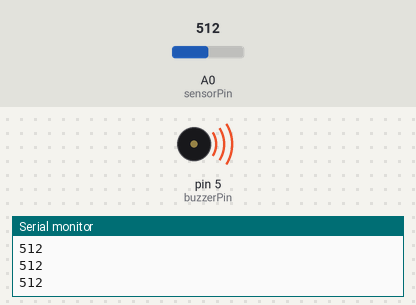
Simulated run of this sketch. Board: Arduino Uno, built with avr-gcc and run on an emulated ATmega328P. Parts: buzzer (waves = sounding, pin HIGH), the last lines printed to the serial monitor. Inputs (shaded band) come from the test bench; at power-on: A0 (sensorPin) = 512.

Above: at 1.2 s.
1.3 s: A0 (sensorPin) set to 212
2.8 s: A0 (sensorPin) set to 191
At 3.3 s:
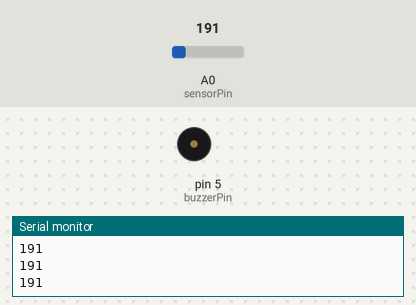
4.4 s: A0 (sensorPin) set to 210
At 5.7 s:
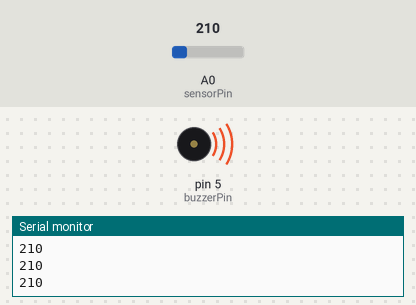
6.0 s: A0 (sensorPin) set to 190
At 7.4 s:
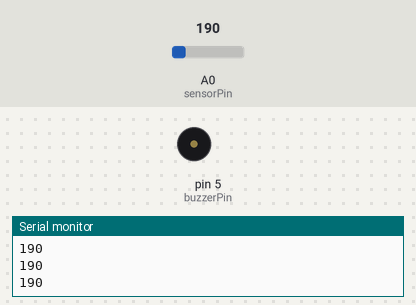
Timing chart, 0 to 8.6 s (numbered marks = the images above; inputs shaded):
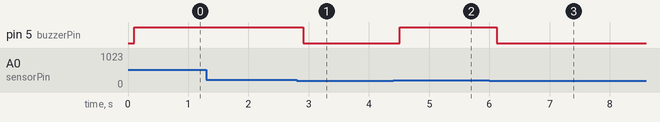

Measured:
- the behaviour switches between 201 and 200 on A0 (sensorPin) (found by bisection; images 0 and 1)
- after the input at 2.8 s, pin 5 (buzzerPin): HIGH → LOW after 0.11 s
- after the input at 4.4 s, pin 5 (buzzerPin): LOW → HIGH after 0.11 s
- after the input at 6.0 s, pin 5 (buzzerPin): HIGH → LOW after 0.12 s

The sketch:

su_senseru.ino
```cpp
#define sensorPin A0
#define greenPin 6
#define redPin 7
#define buzzerPin 5
void setup() {
  pinMode(buzzerPin, OUTPUT);
  Serial.begin(9600);
}

void loop() {
  int suSeviye = analogRead(sensorPin);
  Serial.println(suSeviye);
  delay(100);
  if (suSeviye > 200) {
    digitalWrite(buzzerPin, HIGH);
    digitalWrite(greenPin, HIGH);
    digitalWrite(redPin, LOW);
  } else {
    digitalWrite(redPin, HIGH);
    digitalWrite(greenPin, LOW);
    digitalWrite(buzzerPin, LOW);
  }

}
```
